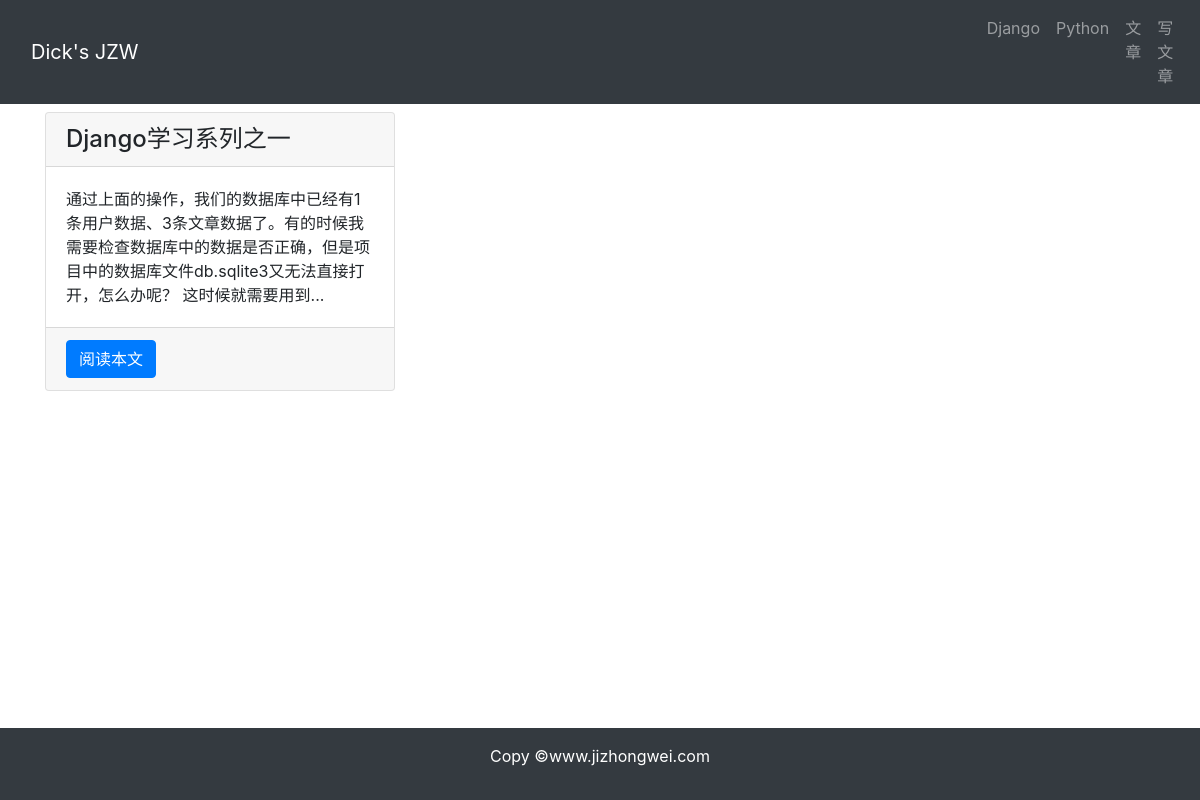
/article/article-list, run on an earlier commit of the app's database.
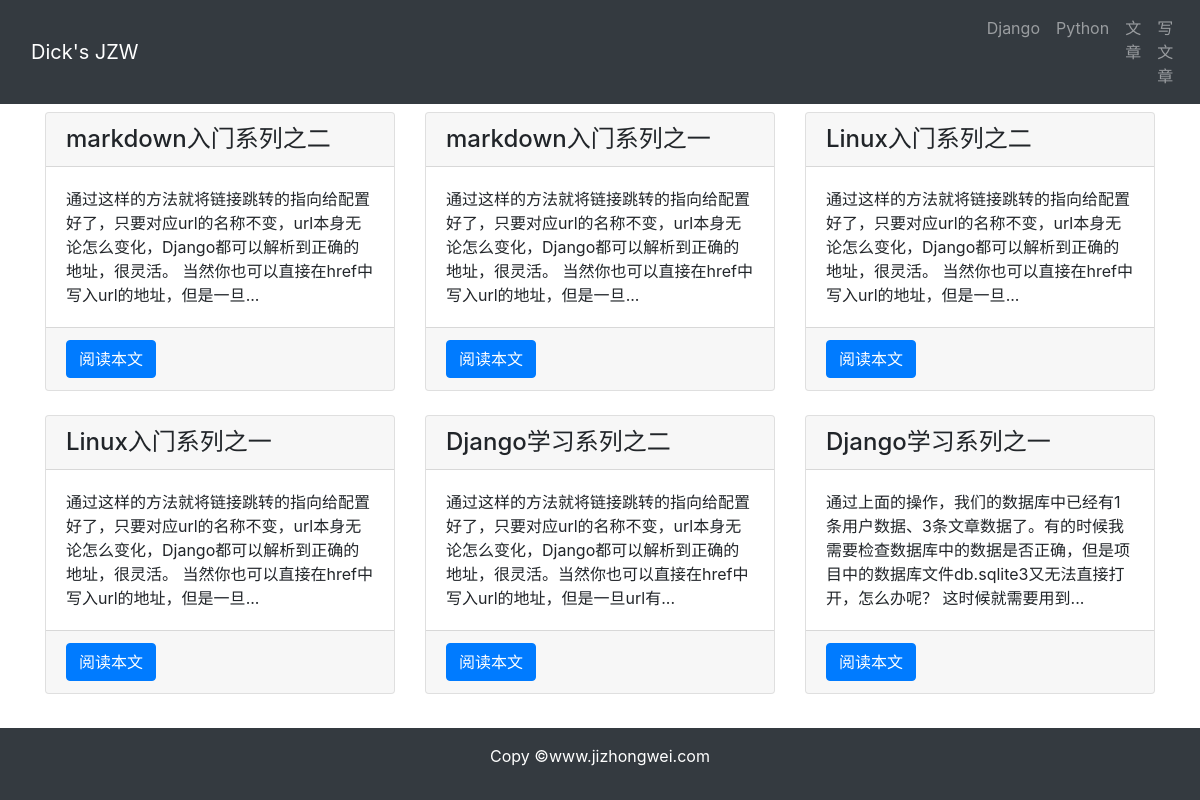
And on a later commit of the database.
### article/models.py (models this page shows, shortened)
class ArticlePost(models.Model):
    author = models.ForeignKey(User, on_delete= models.CASCADE)
    title = models.CharField(max_length= 100)
    body = models.TextField()
    created = models.DateTimeField(default= timezone.now)
    updated = models.DateTimeField(auto_now= True)
    class Meta:
        ordering = ('-created',)

### article/views.py (the view)
# urls.py: path('article-list', views.article_list, name = 'article-list'),
def article_list(request):
    articles = ArticlePost.objects.all()
    context = {'articles': articles}
    return render(request, 'article/list.html', context)

### templates/article/list.html (shortened to what this page needs)
{% extends 'base.html' %}
{% load staticfiles %}
{% block content %}
    <div class="container">
        <div class="row mt-2">
            {% for article in articles %}
                <div class="col-4 mb-4">
                    <div class="card h-100">
                        <h4 class="card-header">{{ article.title }}</h4>
                        <div class="card-body">
                            <p class="card-text">{{ article.body | slice:'100' }}...</p>
                        </div>
                        <div class="card-footer">
                            <a href="{% url 'article:article-detail' article.id %}" class="btn btn-primary">阅读本文</a>
                        </div>
                    </div>
                </div>
            {% endfor %}
        </div>
    </div>
{% endblock %}

### templates/base.html (shortened to what this page needs)
{% load staticfiles %}
<!doctype html>
<html lang="zh-cn">
<head>
    <link rel="stylesheet" href="{% static 'bootstrap/css/bootstrap.min.css' %}">
    <link rel="stylesheet" href="{% static 'md_css/friendly.css' %}">
</head>
<body>
    {% include 'header.html' %}
    {% block content %}
    {% endblock %}
    {% include 'footer.html' %}
</body>
</html>

### templates/header.html
<nav class="navbar navbar-expand-lg navbar-dark bg-dark">
    <div class="container">
        <a href="{% url 'article:article-list' %}" class="navbar-brand">Dick's JZW</a>
    </div>
    <div class="collapse navbar-collapse" id="collapsibleNavbar">
        <ul class="navbar-nav">
            <li class="nav-item">
                <a href="#" class="nav-link">Django</a>
            </li>
            <li class="nav-item">
                <a href="#" class="nav-link">Python</a>
            </li>
            <li class="nav-item">
                <a href="{% url 'article:article-list' %}" class="nav-link">文章</a>
            </li>
            <li class="nav-item">
                <a href="{% url 'article:article-create' %}" class="nav-link">写文章</a>
            </li>
        </ul>
    </div>
</nav>

### templates/footer.html
{% load staticfiles %}
<div>
    <br>
    <br>
    <br>
</div>
<footer class="py-3 bg-dark fixed-bottom">
    <div class="container">
        <p class="text-center text-white">Copy &copy;www.jizhongwei.com</p>
    </div>
</footer>

What changed in the data, as far as the page shows it:
added ArticlePost: title "markdown入门系列之二", body "通过这样的方法就将链接跳转的指向给配置好了，只要对应url的名称不变，url本身无论怎么变化，Django都可以解析到正确的地址，很灵活。 当然你也可以直接在href中写入url的地址，但是一旦"
added ArticlePost: title "markdown入门系列之一", body "通过这样的方法就将链接跳转的指向给配置好了，只要对应url的名称不变，url本身无论怎么变化，Django都可以解析到正确的地址，很灵活。 当然你也可以直接在href中写入url的地址，但是一旦"
added ArticlePost: title "Linux入门系列之二", body "通过这样的方法就将链接跳转的指向给配置好了，只要对应url的名称不变，url本身无论怎么变化，Django都可以解析到正确的地址，很灵活。 当然你也可以直接在href中写入url的地址，但是一旦"
added ArticlePost: title "Linux入门系列之一", body "通过这样的方法就将链接跳转的指向给配置好了，只要对应url的名称不变，url本身无论怎么变化，Django都可以解析到正确的地址，很灵活。 当然你也可以直接在href中写入url的地址，但是一旦"
added ArticlePost: title "Django学习系列之二", body "通过这样的方法就将链接跳转的指向给配置好了，只要对应url的名称不变，url本身无论怎么变化，Django都可以解析到正确的地址，很灵活。当然你也可以直接在href中写入url的地址，但是一旦url有"
